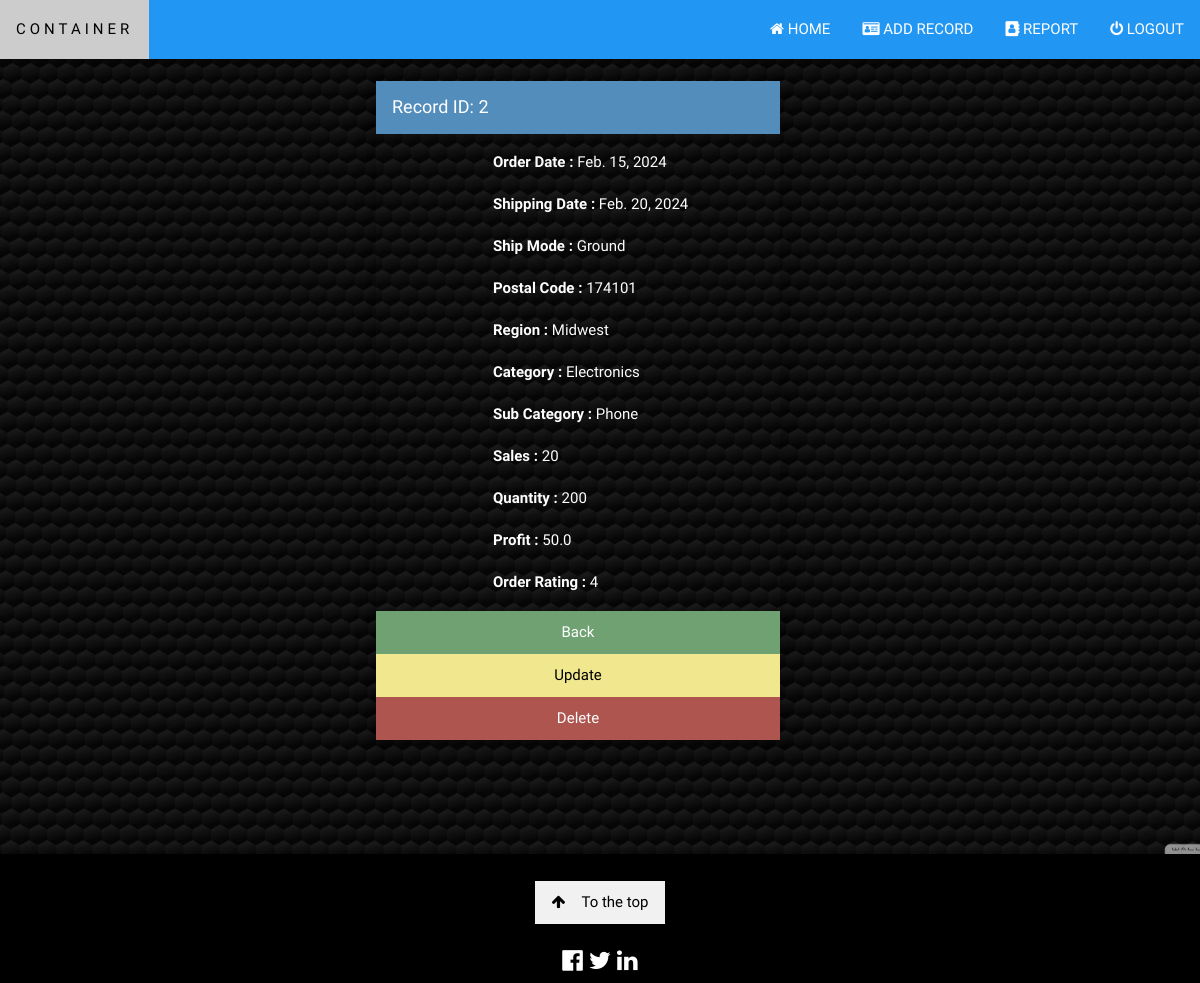
The page /record/2 (signed in) on the database its author committed.
### crud/models.py (models this page shows, shortened)
class Record(models.Model):
    order_date = models.DateField()
    shipping_date = models.DateField()
    ship_mode = models.CharField(max_length=50)
    postal_code = models.IntegerField()
    region = models.CharField(max_length=20)
    category = models.CharField(max_length=30)
    sub_category = models.CharField(max_length=20)
    sales = models.IntegerField()
    quantity = models.IntegerField()
    profit = models.FloatField()
    order_rating = models.IntegerField()

### crud/views.py (the view)
# urls.py: path('record/<int:pk>', views.customer_record, name='record'),
@login_required(login_url='signin')
def customer_record(request, pk):
	if request.user.is_authenticated:
		customer_record = Record.objects.get(id=pk)
		return render(request, 'record.html', {'customer_record':customer_record})
	else:
		messages.success(request, "You Must Be Logged In To View That Page...")
		return redirect('home')

### templates/record.html (shortened to what this page needs)
{% load static %}
<!DOCTYPE html>
<html>
<head>
    <link rel="stylesheet" href="{% static '/css/w3.css' %}">
    <link rel="stylesheet" href="https://cdnjs.cloudflare.com/ajax/libs/font-awesome/4.7.0/css/font-awesome.min.css">
</head>
<body>
    <div class="w3-top">
        <div class="w3-bar w3-blue w3-card" id="myNavbar">
            <a href="{% url 'home' %}" class="w3-bar-item w3-button w3-wide">CONTAINER</a>
            <div class="w3-right w3-hide-small">
                <a href="{% url 'home' %}" class="w3-bar-item w3-button"><i class="fa fa-home"></i> HOME</a>
                <a href="{% url 'add_record' %}" class="w3-bar-item w3-button"><i class="fa fa-drivers-license"></i> ADD RECORD</a>
                <a href="{% url 'report' %}" class="w3-bar-item w3-button"><i class="fa fa-address-book"></i> REPORT</a>
                <a href="{% url 'signout' %}" class="w3-bar-item w3-button"><i class="fa fa-power-off"></i> LOGOUT</a>
            </div>
        </div>
    </div>
    <br><br>
    <header class="bgimg-1 w3-display-container w3-grayscale-min" id="home">
        <br>
        <div class="w3-container" style="margin-left: 30%;">
            <div class="w3-card-4 " style="width:50%">
              <header class="w3-container w3-blue">
                <h5>Record ID: {{ customer_record.id }}</h5>
              </header>
              <div class="w3-container"  style="margin-left: 25%;">
                <p class="card-text"><strong>Order Date    : </strong> {{ customer_record.order_date }}</p>
                <p class="card-text"><strong>Shipping Date : </strong> {{ customer_record.shipping_date }}</p>
                <p class="card-text"><strong>Ship Mode     : </strong> {{ customer_record.ship_mode }}</p>
                <p class="card-text"><strong>Postal Code   : </strong> {{ customer_record.postal_code }}</p>
                <p class="card-text"><strong>Region        : </strong> {{ customer_record.region }}</p>
                <p class="card-text"><strong>Category      : </strong> {{ customer_record.category }}</p>
                <p class="card-text"><strong>Sub Category  : </strong> {{ customer_record.sub_category }}</p>
                <p class="card-text"><strong>Sales         : </strong> {{ customer_record.sales }}</p>
                <p class="card-text"><strong>Quantity      : </strong> {{ customer_record.quantity }}</p>
                <p class="card-text"><strong>Profit        : </strong> {{ customer_record.profit }}</p>
                <p class="card-text"><strong>Order Rating  : </strong> {{ customer_record.order_rating }}</p>
            </div>
            <a href= "{% url 'report' %}" style="text-decoration: none;"><button class="w3-button w3-block w3-green"> Back</button></a>
            <a href= "{% url 'update_record' customer_record.id %}" style="text-decoration: none;"><button class="w3-button w3-block w3-yellow"> Update</button></a>
            <a href="{% url 'delete_record' customer_record.id %}" style="text-decoration: none;"><button class="w3-button w3-block w3-red"> Delete</button></a>
            </div>
          </div>
    </header>
    <footer class="w3-center w3-black w3-padding-28">
        <br>
        <a href="home" class="w3-button w3-light-grey"><i class="fa fa-arrow-up w3-margin-right"></i>To the top</a>
        <div class="w3-xlarge w3-section">
            <i class="fa fa-facebook-official w3-hover-opacity"></i>
            <i class="fa fa-twitter w3-hover-opacity"></i>
            <i class="fa fa-linkedin w3-hover-opacity"></i>
        </div>
    </footer>
</body>
</html>

### static/css/w3.css (style rules this page uses)
html { box-sizing:border-box }
*,*:before,*:after { box-sizing:inherit }
html { -ms-text-size-adjust:100%;-webkit-text-size-adjust:100% }
body { margin:0 }
article,aside,details,figcaption,figure,footer,header,main,menu,nav,section { display:block }
a { background-color:transparent }
b,strong { font-weight:bolder }
button,input,select,textarea,optgroup { font:inherit;margin:0 }
button,input { overflow:visible }
button,select { text-transform:none }
button,[type=button],[type=reset],[type=submit] { -webkit-appearance:button }
html,body { font-family:Verdana,sans-serif;font-size:15px;line-height:1.5 }
html { overflow-x:hidden }
h5 { font-size:18px }
h1,h2,h3,h4,h5,h6 { font-family:"Segoe UI",Arial,sans-serif;font-weight:400;margin:10px 0 }
.w3-wide { letter-spacing:4px }
a { color:inherit }
.w3-btn,.w3-button { border:none;display:inline-block;padding:8px 16px;vertical-align:middle;overflow:hidden;text-decoration:none;color:inherit;background-color:inherit;text-align:center;cursor:pointer;white-space:nowrap }
.w3-btn,.w3-button { -webkit-touch-callout:none;-webkit-user-select:none;-khtml-user-select:none;-moz-user-select:none;-ms-user-select:none;user-select:none }
.w3-tooltip,.w3-display-container { position:relative }
.w3-bar { width:100%;overflow:hidden }
.w3-bar .w3-bar-item { padding:8px 16px;float:left;width:auto;border:none;display:block;outline:0 }
.w3-bar .w3-button { white-space:normal }
.w3-block { display:block;width:100% }
.w3-container:after,.w3-container:before,.w3-panel:after,.w3-panel:before,.w3-row:after,.w3-row:before,.w3-row-padding:after,.w3-row-padding:before, .w3-cell-row:before,.w3-cell-row:after,.w3-clear:after,.w3-clear:before,.w3-bar:before,.w3-bar:after { content:"";display:table;clear:both }
.w3-top,.w3-bottom { position:fixed;width:100%;z-index:1 }
.w3-top { top:0 }
.w3-container,.w3-panel { padding:0.01em 16px }
.w3-card,.w3-card-2 { box-shadow:0 2px 5px 0 rgba(0,0,0,0.16),0 2px 10px 0 rgba(0,0,0,0.12) }
.w3-card-4,.w3-hover-shadow:hover { box-shadow:0 4px 10px 0 rgba(0,0,0,0.2),0 4px 20px 0 rgba(0,0,0,0.19) }
.w3-greyscale-min,.w3-grayscale-min { filter:grayscale(50%) }
.w3-xlarge { font-size:24px!important }
.w3-center { text-align:center!important }
.w3-section,.w3-code { margin-top:16px!important;margin-bottom:16px!important }
.w3-margin-right { margin-right:16px!important }
.w3-right { float:right!important }
.w3-blue,.w3-hover-blue:hover { color:#fff!important;background-color:#2196F3!important }
.w3-green,.w3-hover-green:hover { color:#fff!important;background-color:#4CAF50!important }
.w3-red,.w3-hover-red:hover { color:#fff!important;background-color:#f44336!important }
.w3-yellow,.w3-hover-yellow:hover { color:#000!important;background-color:#ffeb3b!important }
.w3-black,.w3-hover-black:hover { color:#fff!important;background-color:#000!important }
.w3-light-grey,.w3-hover-light-grey:hover,.w3-light-gray,.w3-hover-light-gray:hover { color:#000!important;background-color:#f1f1f1!important }

### rows shown on the page
Record: id "2", order_date "Feb. 15, 2024", shipping_date "Feb. 20, 2024", ship_mode "Ground", postal_code "174101", region "Midwest", category "Electronics", sub_category "Phone", sales "20", quantity "200", profit "50.0", order_rating "4"
